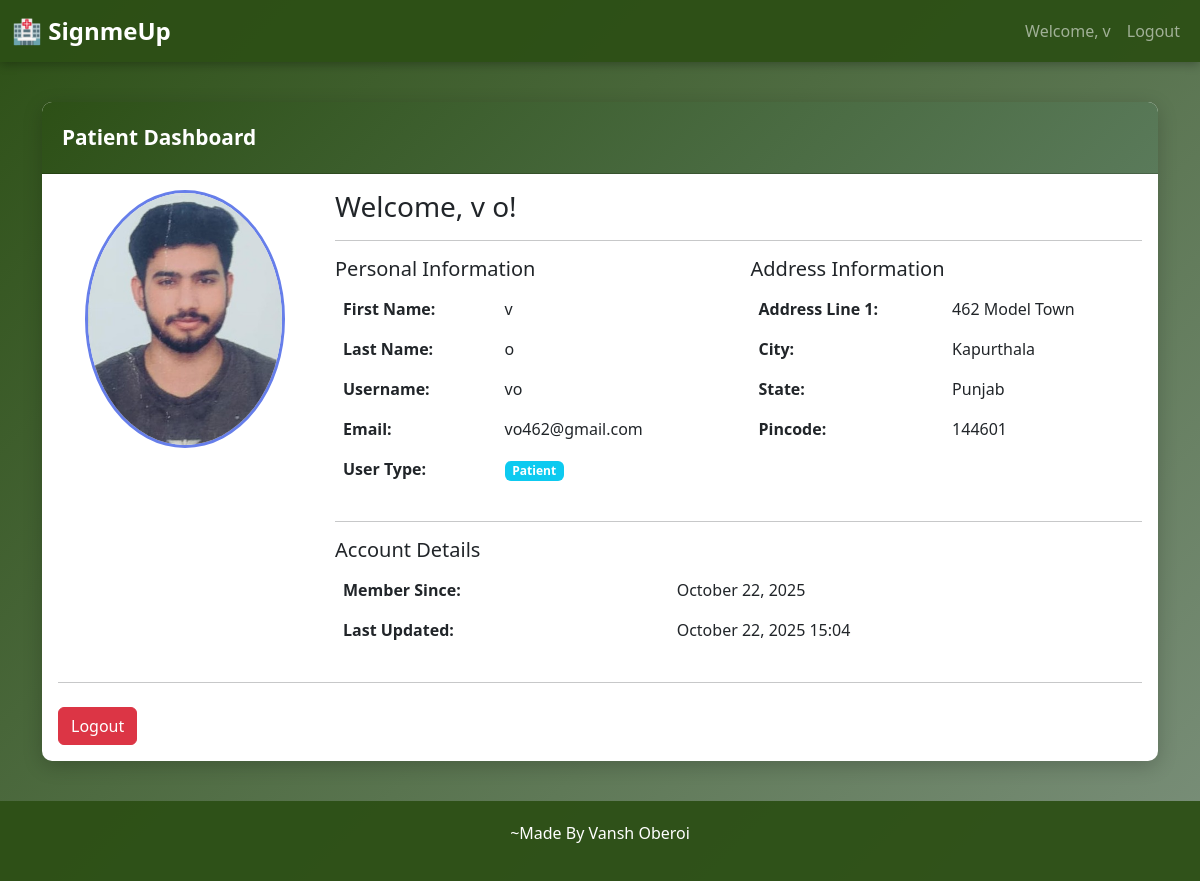
The page /patient-dashboard/ (signed in) on the database its author committed.
### signX/models.py (models this page shows, shortened)
class Patient(models.Model):
    user = models.OneToOneField(User, on_delete=models.CASCADE, related_name='patient_profile')
    profile_picture = models.ImageField(upload_to='patient_profiles/', null=True, blank=True)
    address = models.ForeignKey(Address, on_delete=models.SET_NULL, null=True, blank=True)
    user_type = models.CharField(max_length=10, default='patient', editable=False)
    created_at = models.DateTimeField(auto_now_add=True)
    updated_at = models.DateTimeField(auto_now=True)
    class Meta:
        verbose_name_plural = "Patients"

class Address(models.Model):
    line1 = models.CharField(max_length=255)
    city = models.CharField(max_length=100)
    state = models.CharField(max_length=100)
    pincode = models.CharField(max_length=10)
    created_at = models.DateTimeField(auto_now_add=True)
    updated_at = models.DateTimeField(auto_now=True)
    class Meta:
        verbose_name_plural = "Addresses"

### signX/views.py (the view)
# urls.py: path('patient-dashboard/', views.patient_dashboard, name='patient_dashboard'),
@login_required(login_url='login')
def patient_dashboard(request):
    try:
        patient = request.user.patient_profile
    except Patient.DoesNotExist:
        messages.error(request, 'You are not registered as a Patient.')
        return redirect('login')
    context = {
        'patient': patient,
    }
    return render(request, 'patient_dashboard.html', context)

### signX/templates/patient_dashboard.html (shortened to what this page needs)
{% extends 'base.html' %}
{% block content %}
<div class="row">
    <div class="col-md-12">
        <div class="card">
            <div class="card-header">
                Patient Dashboard
            </div>
            <div class="card-body">
                <div class="row">
                    <div class="col-md-3 text-center">
                        {% if patient.profile_picture %}
                            <img src="{{ patient.profile_picture.url }}" alt="Profile Picture" class="img-fluid rounded-circle" style="max-width: 200px; border: 3px solid #667eea;">
                        {% else %}
                            <div class="bg-light rounded-circle d-flex align-items-center justify-content-center" style="width: 200px; height: 200px; margin: 0 auto; border: 3px solid #667eea;">
                                <span class="text-muted">No Profile Picture</span>
                            </div>
                        {% endif %}
                    </div>
                    <div class="col-md-9">
                        <h3>Welcome, {{ user.first_name }} {{ user.last_name }}!</h3>
                        <hr>
                        <div class="row mb-3">
                            <div class="col-md-6">
                                <h5>Personal Information</h5>
                                <table class="table table-borderless">
                                    <tr>
                                        <td><strong>First Name:</strong></td>
                                        <td>{{ user.first_name }}</td>
                                    </tr>
                                    <tr>
                                        <td><strong>Last Name:</strong></td>
                                        <td>{{ user.last_name }}</td>
                                    </tr>
                                    <tr>
                                        <td><strong>Username:</strong></td>
                                        <td>{{ user.username }}</td>
                                    </tr>
                                    <tr>
                                        <td><strong>Email:</strong></td>
                                        <td>{{ user.email }}</td>
                                    </tr>
                                    <tr>
                                        <td><strong>User Type:</strong></td>
                                        <td><span class="badge bg-info">Patient</span></td>
                                    </tr>
                                </table>
                            </div>
                            <div class="col-md-6">
                                <h5>Address Information</h5>
                                {% if patient.address %}
                                    <table class="table table-borderless">
                                        <tr>
                                            <td><strong>Address Line 1:</strong></td>
                                            <td>{{ patient.address.line1 }}</td>
                                        </tr>
                                        <tr>
                                            <td><strong>City:</strong></td>
                                            <td>{{ patient.address.city }}</td>
                                        </tr>
                                        <tr>
                                            <td><strong>State:</strong></td>
                                            <td>{{ patient.address.state }}</td>
                                        </tr>
                                        <tr>
                                            <td><strong>Pincode:</strong></td>
                                            <td>{{ patient.address.pincode }}</td>
                                        </tr>
                                    </table>
                                {% else %}
                                    <p class="text-muted">No address information available.</p>
                                {% endif %}
                            </div>
                        </div>
                        <hr>
                        <div class="row">
                            <div class="col-md-12">
                                <h5>Account Details</h5>
                                <table class="table table-borderless">
                                    <tr>
                                        <td><strong>Member Since:</strong></td>
                                        <td>{{ patient.created_at|date:"F d, Y" }}</td>
                                    </tr>
                                    <tr>
                                        <td><strong>Last Updated:</strong></td>
                                        <td>{{ patient.updated_at|date:"F d, Y H:i" }}</td>
                                    </tr>
                                </table>
                            </div>
                        </div>
                    </div>
                </div>
                <hr>
                <div class="row mt-4">
                    <div class="col-md-12">
                        <a href="{% url 'logout' %}" class="btn btn-danger">Logout</a>
                    </div>
                </div>
            </div>
        </div>
    </div>
</div>
{% endblock %}

### signX/templates/base.html (shortened to what this page needs)
<!DOCTYPE html>
<html lang="en">
<head>
    <link href="https://cdn.jsdelivr.net/npm/bootstrap@5.3.0/dist/css/bootstrap.min.css" rel="stylesheet">
</head>
<body>
    <nav class="navbar navbar-expand-lg navbar-dark">
        <div class="container-fluid">
            <a class="navbar-brand" href="/">🏥 SignmeUp</a>
            <div class="collapse navbar-collapse" id="navbarNav">
                <ul class="navbar-nav ms-auto">
                    {% if user.is_authenticated %}
                        <li class="nav-item">
                            <span class="nav-link">Welcome, {{ user.first_name|default:user.username }}</span>
                        </li>
                        <li class="nav-item">
                            <a class="nav-link" href="{% url 'logout' %}">Logout</a>
                        </li>
                    {% endif %}
                </ul>
            </div>
        </div>
    </nav>
    <div class="container container-main">
        {% block content %}{% endblock %}
    </div>
    <div class="footer">
        <p>~Made By Vansh Oberoi</p>
    </div>
</body>
</html>

### signX/templates/base.html (style rules this page uses)
body { background: linear-gradient(135deg, #2d5016 0%, #7a8f7a 100%); min-height: 100vh; font-family: 'Segoe UI', Tahoma, Geneva, Verdana, sans-serif; }
.navbar { background-color: rgba(45, 80, 22, 0.95); box-shadow: 0 2px 10px rgba(0, 0, 0, 0.3); }
.navbar-brand { font-weight: bold; font-size: 1.5rem; color: #fff !important; }
.container-main { margin-top: 40px; margin-bottom: 40px; }
.card { border: none; border-radius: 10px; box-shadow: 0 5px 20px rgba(0, 0, 0, 0.2); }
.card-header { background: linear-gradient(135deg, #2d5016 0%, #5a7a5a 100%); color: white; border-radius: 10px 10px 0 0 !important; padding: 20px; font-weight: bold; font-size: 1.3rem; }
.btn { transition: transform 0.3s ease, box-shadow 0.3s ease; }
.footer { background-color: rgba(45, 80, 22, 0.95); color: white; text-align: center; padding: 20px; margin-top: 40px; }

### rows shown on the page
Patient: profile_picture (picture), address.line1 "462 Model Town", address.city "Kapurthala", address.state "Punjab", address.pincode "144601", created_at "October 22, 2025", updated_at "October 22, 2025 15:04"

### other values the page prints
{{ user.first_name|default:user.username }} "v"
{{ user.first_name }} "v"
{{ user.last_name }} "o"
{{ user.username }} "vo"
{{ user.email }} "vo462@gmail.com"
